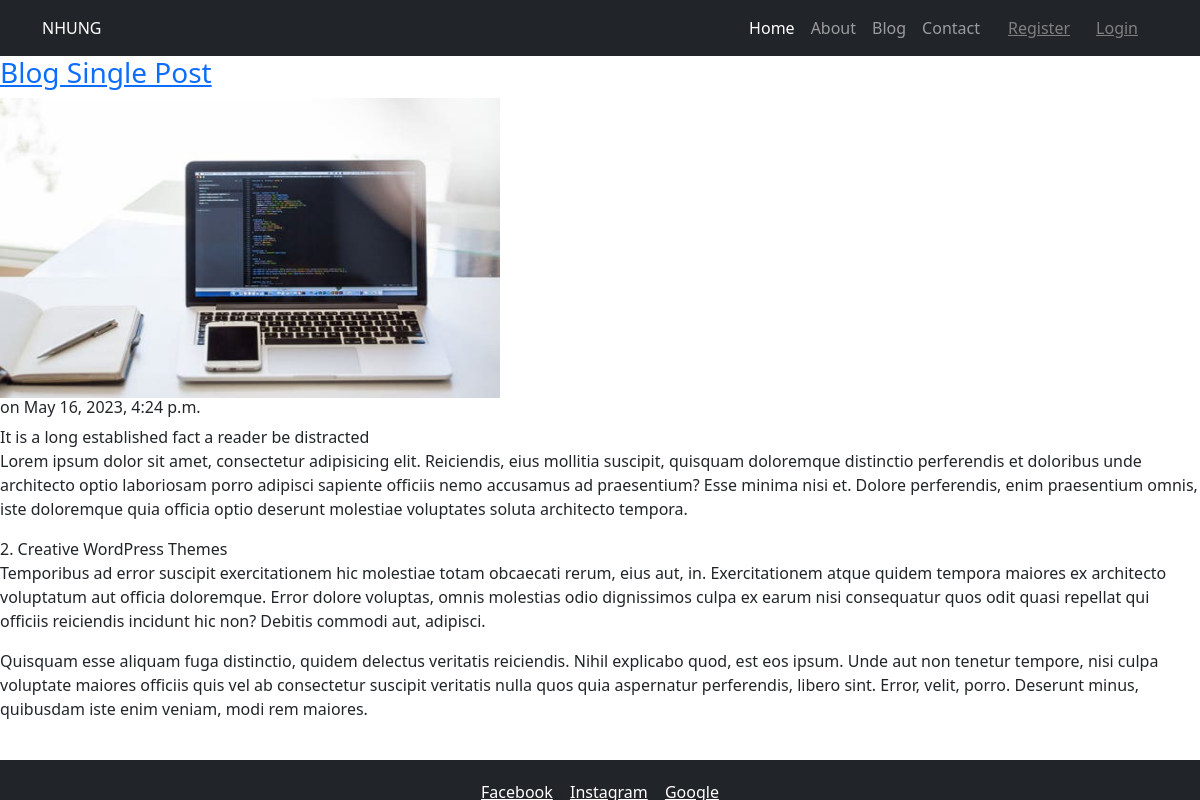
The page /blog/21/ on the database its author committed.
### blog/models.py (models this page shows, shortened)
class Post(models.Model):
    title = models.CharField(max_length=100)
    body = models.TextField()
    date = models.DateTimeField(auto_now_add=True)
    image = models.ImageField()

### blog/views.py (the view)
# urls.py: path('<int:id>/',views.post),
def post(request, id) :
    post = Post.objects.get(id=id)
    return render(request,'blog/post.html',{'post':post})

### blog/templates/blog/post.html (shortened to what this page needs)
{% extends "page/base.html" %}
{% block content %}
    <h3><a href="{{post.id}}">{{post.title}}</a></h3>
   <img src="{{post.image.url}}" width="500px" height="300px" />
    <h6>on {{post.date}}</h6>
    {{post.body|safe|linebreaks}}
{%endblock%}

### home/templates/page/base.html (shortened to what this page needs)
<!DOCTYPE html>
<html lang="en">
<head>
  {% load static %}
  <link rel="stylesheet" href="https://cdn.jsdelivr.net/npm/bootstrap-icons@1.10.5/font/bootstrap-icons.css">
  <link href="https://cdn.jsdelivr.net/npm/bootstrap@5.3.0-alpha3/dist/css/bootstrap.min.css" rel="stylesheet">
  <link rel="stylesheet" href="{% static 'style/style.css'%}" type="text/css">
</head>
<body>
  <nav class="navbar navbar-expand-lg navbar-dark bg-dark static-top" >
    <div class="container">
      <div class="info">NHUNG</div>
      <div class="collapse navbar-collapse" id="navbarSupportedContent">
        <ul class="navbar-nav ms-auto">
          <li class="nav-item">
            <a class="nav-link active" aria-current="page" href="/">Home</a>
          </li>
          <li class="nav-item">
            <a class="nav-link "  href="/about">About</a>
          </li>
          <li class="nav-item">
            <a class="nav-link" href="/blog">Blog</a>
          </li>
          <li class="nav-item">
            <a class="nav-link" href="/contact">Contact</a>
          </li>
          <div class="btns" style="width:170px; height:40px ; ">
            <div class="container-fluid ">
                {% if user.username %}
                 <div class="views_login">
                  <a href="http://127.0.0.1:8000/admin/auth/user/" class="text_login" style="">Hello! {{user.username}}</a>
                  <a class="btn logout" style=""><a href="{% url 'logout' %}" style="color:gray">Logout</a></a>
                 </div>
                {% else  %}
                <div class="btn_login_register" style="    display: flex;
                justify-content: space-between;
                align-items: center;">
                  <p class="account nav-link"
                  ><a href="{% url 'register' %}"
                  style="
                  direction: none;
                  color: gray;
                  "
                  >Register</a></p>
                  <p class="account nav-link"
                  ><a href="{% url 'login' %}"
                  style="
                  text-direction: none;
                  color: gray;
                  "
                  >Login</a></p>
                </div>
                {% endif %}
            </div>
          </div>
        </ul>
      </div>
    </div>
  </nav>
    <div class="item_blog" >
      {% block content %}
      {% endblock %}
    </div>
  <footer>
    <div class="info-footer" >
        <a href="https://www.facebook.com/" style="color: #ffffff">Facebook</a> |
        <a href="https://www.instagram.com/_t.nhun_/" style="color:#ffffff">Instagram</a> |
        <a href="https://www.google.com.vn/?hl=vi" style="color:#ffffff">Google</a>
    </div>
</footer>
</body>
</html>

### home/static/style/style.css (style rules this page uses)
.info { color: white; }
.info-footer { height: 40px; background-color: #212529; position: fixed; bottom: 0; width: 100%; padding: 20px; text-align: center; justify-items: center; }

### rows shown on the page
Post: title "Blog Single Post", image (picture), date "May 16, 2023, 4:24 p.m.", body "It is a long established fact a reader be distracted Lorem ipsum dolor sit amet, consectetur adipisicing elit. Reiciendis, eius mollitia suscipit, quisquam doloremque distinctio perferendis et doloribus unde architecto optio laboriosam porro adipisci sapiente officiis nemo accusamus ad praesentium? Esse minima nisi et. Dolore perferendis, enim praesentium omnis, iste doloremque quia officia optio deserunt molestiae voluptates soluta architecto tempora. 2. Creative WordPress Themes Temporibus ad error suscipit exercitationem hic molestiae totam obcaecati rerum, eius aut, in. Exercitationem atque quidem tempora maiores ex architecto voluptatum aut officia doloremque. Error dolore voluptas,…"
